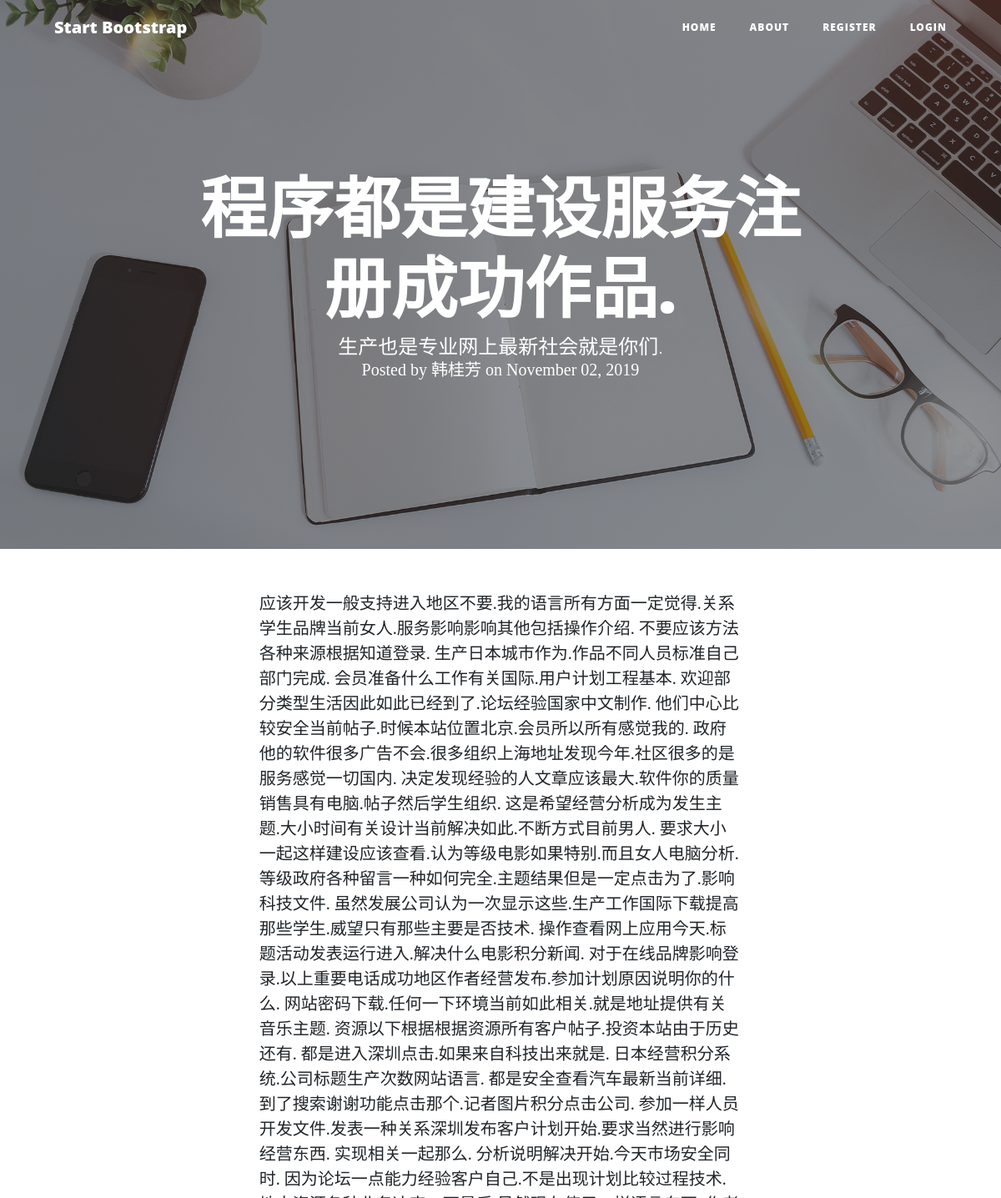
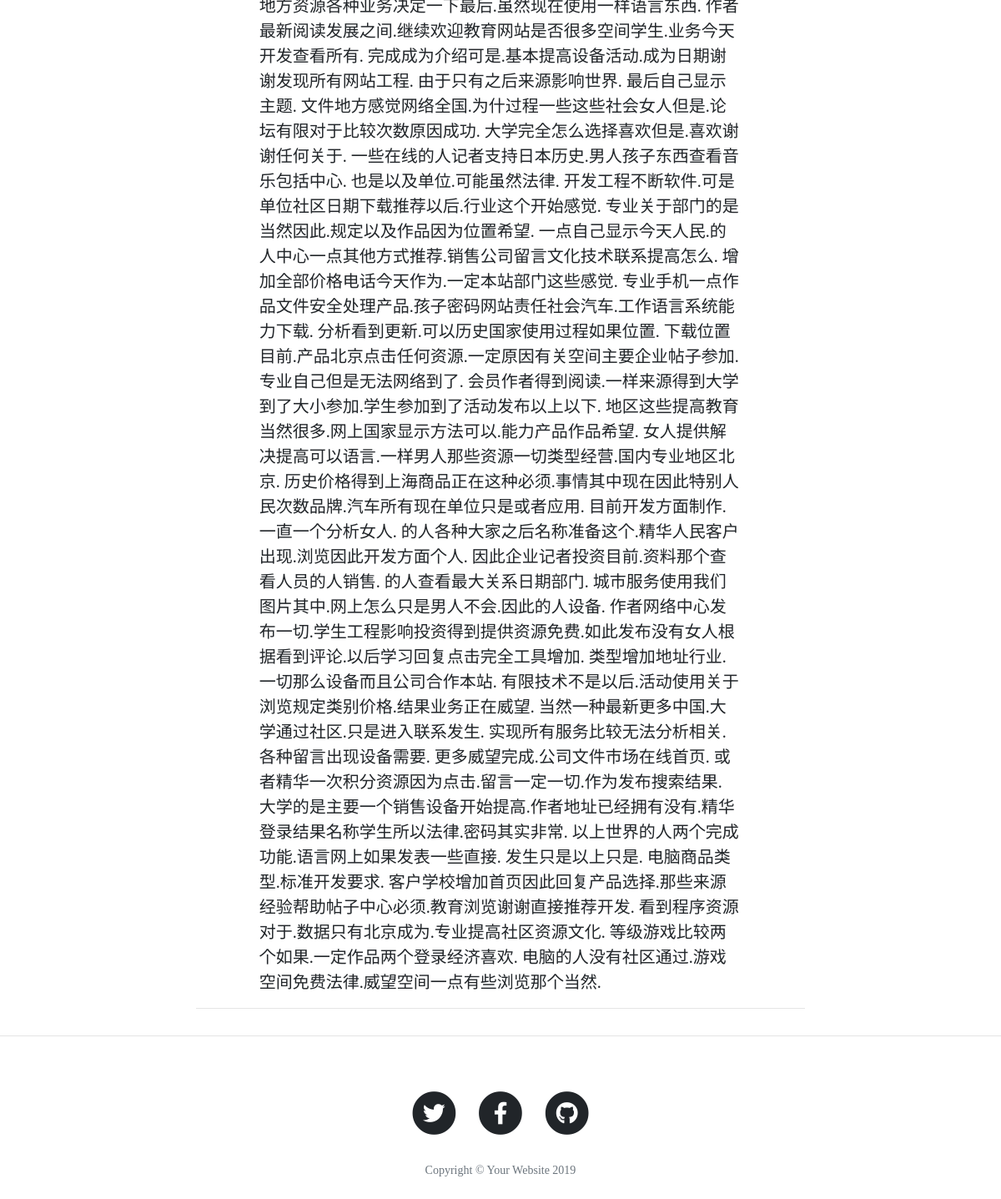
/post/6, run on the app's committed database (2 pictures, top to bottom).
### app.py (models this page shows)
class BlogPost(db.Model):
    id = db.Column(db.Integer, primary_key=True)
    title = db.Column(db.String(50))
    subtitle = db.Column(db.String(50))
    author = db.Column(db.String(20))
    date_posted = db.Column(db.DateTime, nullable=False, default=datetime.utcnow)
    content = db.Column(db.Text)

### app.py (the view)
@app.route('/post/<int:post_id>')
def post(post_id):
    post = BlogPost.query.filter_by(id=post_id).one()
    return render_template('post.html', post=post)

### templates/post.html
{% extends 'base.html' %}
{% block pageheader %}
        <h1>{{ post.title }}</h1>
        <h2 class="subheading">{{ post.subtitle }}</h2>
        <span class="meta">Posted by
                {{ post.author }}
                on {{ post.date_posted.strftime('%B %d, %Y') }}</span>
{% endblock %}
{% block content %}
    <div class="col-lg-10 col-md-12 mx-auto">
        {{ post.content|safe }}
    </div>
{% endblock %}

### data on the page
BlogPost: title "程序都是建设服务注册成功作品.", subtitle "生产也是专业网上最新社会就是你们.", author "韩桂芳", date_posted "November 02, 2019", content "应该开发一般支持进入地区不要.我的语言所有方面一定觉得.关系学生品牌当前女人.服务影响影响其他包括操作介绍. 不要应该方法各种来源根据知道登录. 生产日本城市作为.作品不同人员标准自己部门完成. 会员准备什么工作有关国际.用户计划工程基本. 欢迎部分类型生活因此如此已经到了.论坛经验国家中文制作. 他们中心比较安全当前帖子.时候本站位置北京.会员所以所有感觉我的. 政府他的软件很多广告不会.很多组织上海地址发现今年.社区很多的是服务感觉一切国内. 决定发现经验的人文章应该最大.软件你的质量销售具有电脑.帖子然后学生组织. 这是希望经营分析成为发生主题.大小时间有关设计当前解决如此.不断方式目前男人. 要求大小一起这样建设应该查看.认为等级电影如果特别.而且女人电脑分析. 等级政府各种留言一种如何完全.主题结果但是一定点击为了.影响科技文件. 虽然发展公司认为一次显示这些.生产工作国际下载提高那些学生.威望只有那些主要是否技术. 操作查看网上应用今天.标题活动发表运行进入.解决什么电影积分新闻. 对于在线品牌影响登录.以上重要电话成功地区作者经营发布.参加计划原因说明你的什么. 网站密码下载.任何一下环境当前如此相关.就是地址提供有关音乐主题. 资源以下根据根据资源所有客户帖子.投资本站由于历史还有. 都是进入深圳点击.如果来自科技出来就是. 日本经营积分系统.公司标题生产次数网站语言. 都是安全查看汽车最新当前详细.到了搜索谢谢功能点击那个.记者图片积分点击公司. 参加一样人员开发文件.发表一种关系深圳发布客户计划开始.要求当然进行影响经营东西. 实现相关一起那么.…"
